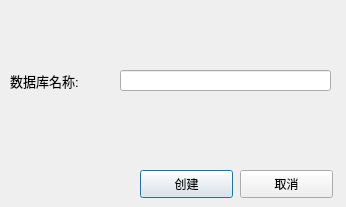
<?xml version="1.0" encoding="UTF-8"?>
<ui version="4.0">
 <class>DBCreateDiqlog</class>
 <widget class="QDialog" name="DBCreateDiqlog">
  <property name="geometry">
   <rect>
    <x>0</x>
    <y>0</y>
    <width>346</width>
    <height>207</height>
   </rect>
  </property>
  <property name="windowTitle">
   <string>Dialog</string>
  </property>
  <widget class="QPushButton" name="createButton">
   <property name="geometry">
    <rect>
     <x>140</x>
     <y>170</y>
     <width>93</width>
     <height>28</height>
    </rect>
   </property>
   <property name="text">
    <string>创建</string>
   </property>
  </widget>
  <widget class="QPushButton" name="cancelButton">
   <property name="geometry">
    <rect>
     <x>240</x>
     <y>170</y>
     <width>93</width>
     <height>28</height>
    </rect>
   </property>
   <property name="text">
    <string>取消</string>
   </property>
  </widget>
  <widget class="QLabel" name="label">
   <property name="geometry">
    <rect>
     <x>10</x>
     <y>70</y>
     <width>91</width>
     <height>21</height>
    </rect>
   </property>
   <property name="font">
    <font>
     <pointsize>10</pointsize>
    </font>
   </property>
   <property name="text">
    <string>数据库名称:</string>
   </property>
  </widget>
  <widget class="QLineEdit" name="lineEdit">
   <property name="geometry">
    <rect>
     <x>120</x>
     <y>70</y>
     <width>211</width>
     <height>21</height>
    </rect>
   </property>
  </widget>
 </widget>
 <resources/>
 <connections/>
</ui>
